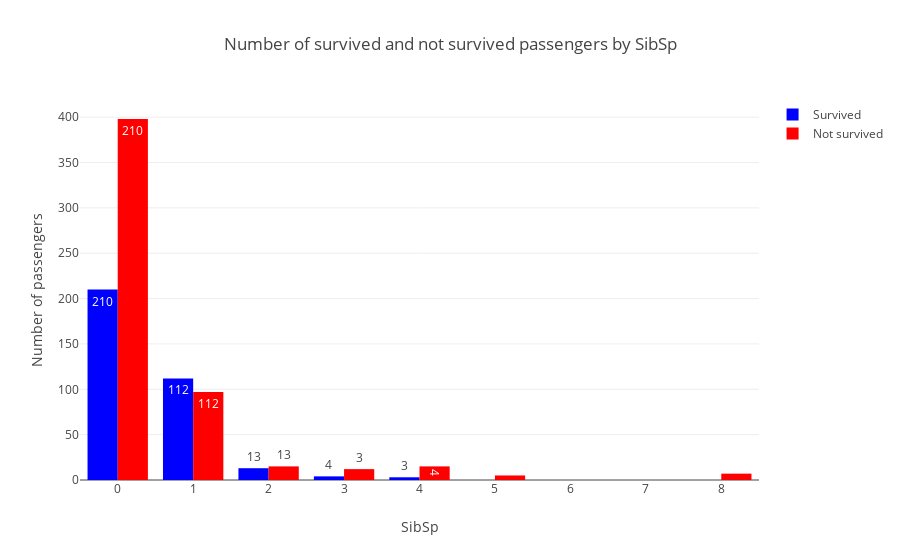

Notebook cell for this chart:
### Code cell
plot_survived_bar(get_survived_categories(train_df,'SibSp'), 'SibSp')

### Figure 1 — Plotly figure (JSON) as saved in the notebook; plotly's stock layout.template omitted (floating-point values rounded to 4 significant figures)
{"data": [{"marker": {"color": "Blue"}, "name": "Survived", "text": [210.0, 112.0, 13.0, 4.0, 3.0], "type": "bar", "uid": "4a2a2e72-c3bd-40ca-ad7e-333c99f37680", "x": [0, 1, 2, 3, 4], "y": [210, 112, 13, 4, 3]}, {"marker": {"color": "Red"}, "name": "Not survived", "text": [210.0, 112.0, 13.0, 4.0, 3.0], "type": "bar", "uid": "de382762-6c40-4be9-975f-885986ba3a9c", "x": [0, 1, 2, 4, 3, 8, 5], "y": [398, 97, 15, 15, 12, 7, 5]}], "layout": {"hovermode": "closest", "title": {"text": "Number of survived and not survived passengers by SibSp"}, "xaxis": {"showticklabels": true, "title": {"text": "SibSp"}}, "yaxis": {"title": {"text": "Number of passengers"}}}}
